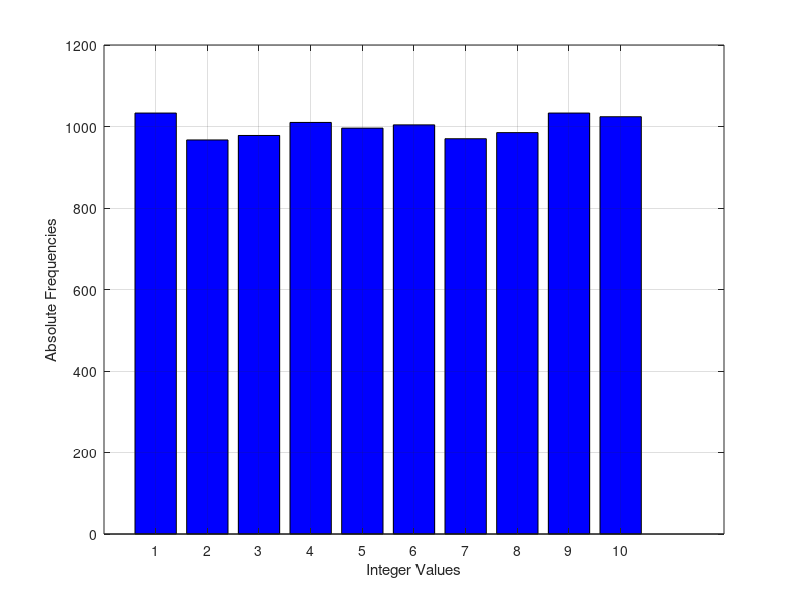

Here is the MATLAB script that generated this plot:
clc
clear all
% Set the elements of the random matrix A that are uniformly distributed in
% the [1..10] interval.
A = ceil(10*rand(100,100));
EvenRows = A([2:2:100],:);
EvenRowsMean = sum(sum(EvenRows))/numel(EvenRows);
% or equivalently
EvenRowsMean = mean(mean(EvenRows));
OddColumns = A(:,[1:2:99]);
OddColumnsMean = mean(mean(OddColumns));
% or equivalently
OddColumnsMean = sum(sum(OddColumns))/numel(OddColumns);
% Transform matrix A into a row vector.
V = reshape(A,1,numel(A));
% Compute the histogram of frequencies.
F = hist(V,[1:1:10]);
figure('Name','Frequency Histogram')
bar([1:1:10],F,'b')
xlabel('Integer Values')
ylabel('Absolute Frequencies')
grid on
% Compute the mean frequencies of even and odd elements in the [1..10] elements.
Feven_mean = mean(F([2:2:10]))
Fodd_mean = mean(F([1:2:9]))